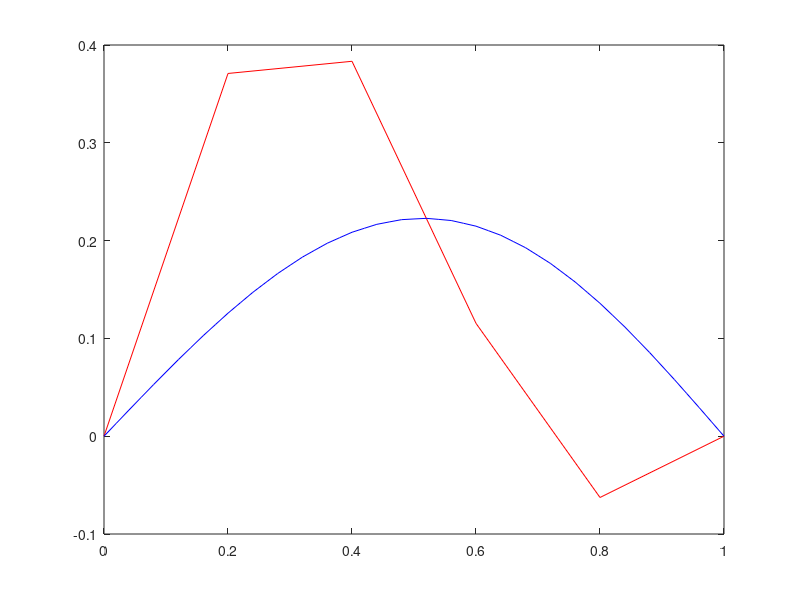

Here is the MATLAB script that generated this plot:
dx = 0.2;
dt = 0.01;
alpha = 1;
lambda = alpha * (dt/(dx^2));
rows = .05/dt + 1;
cols = (1/dx) + 1;
U = zeros(rows, cols);

for i = 1:cols
    U(1, i) = sin(pi*(i-1)*dx)+sin(2*pi*(i-1)*dx);
end
U(1, 1) = 0;
U(1, cols) = 0;

a = 2*(1+lambda);
b = -lambda;
c = -lambda;

A = diag(a*ones(1,cols-2)) + diag(b*ones(1,cols-3),1) + diag(c*ones(1,cols-3),-1);

a = 2*(1-lambda);
b = lambda;
c = lambda;
B = diag(a*ones(1,cols-2)) + diag(b*ones(1,cols-3),1) + diag(c*ones(1,cols-3),-1);

for i = 2:rows
    x = B*U(i-1, 2:cols-1)'\A;
    for j = 1:cols-2
        U(i, j+1) = x(j);
    end
end


x1 = linspace(0, 1, 1/dx+ 1);
y1 = U(rows, :);
plot(linspace(0, 1, 1/dx+ 1), U(rows, :),'r')

dx = 1/50;
lambda = 0.5;
alpha = 1;
dt = lambda*(dx^2)/alpha;
cols = 1/dx + 1;
rows = floor(0.1/dt) +1;

W = zeros(rows, cols);

for i = 1:cols
    W(1, i) = sin((i-1)*dx);
end

for i = 2:rows
    for j = 2:cols-1
        W(i, j) = W(i-1, j) + lambda*(W(i-1, j+1) -2*W(i-1, j) + W(i-1, j-1));
    end
end

x2 = linspace(0, 1, cols);
y2 = W(rows, :);

plot(x1, y1, "red", x2, y2, 'blue')



    


